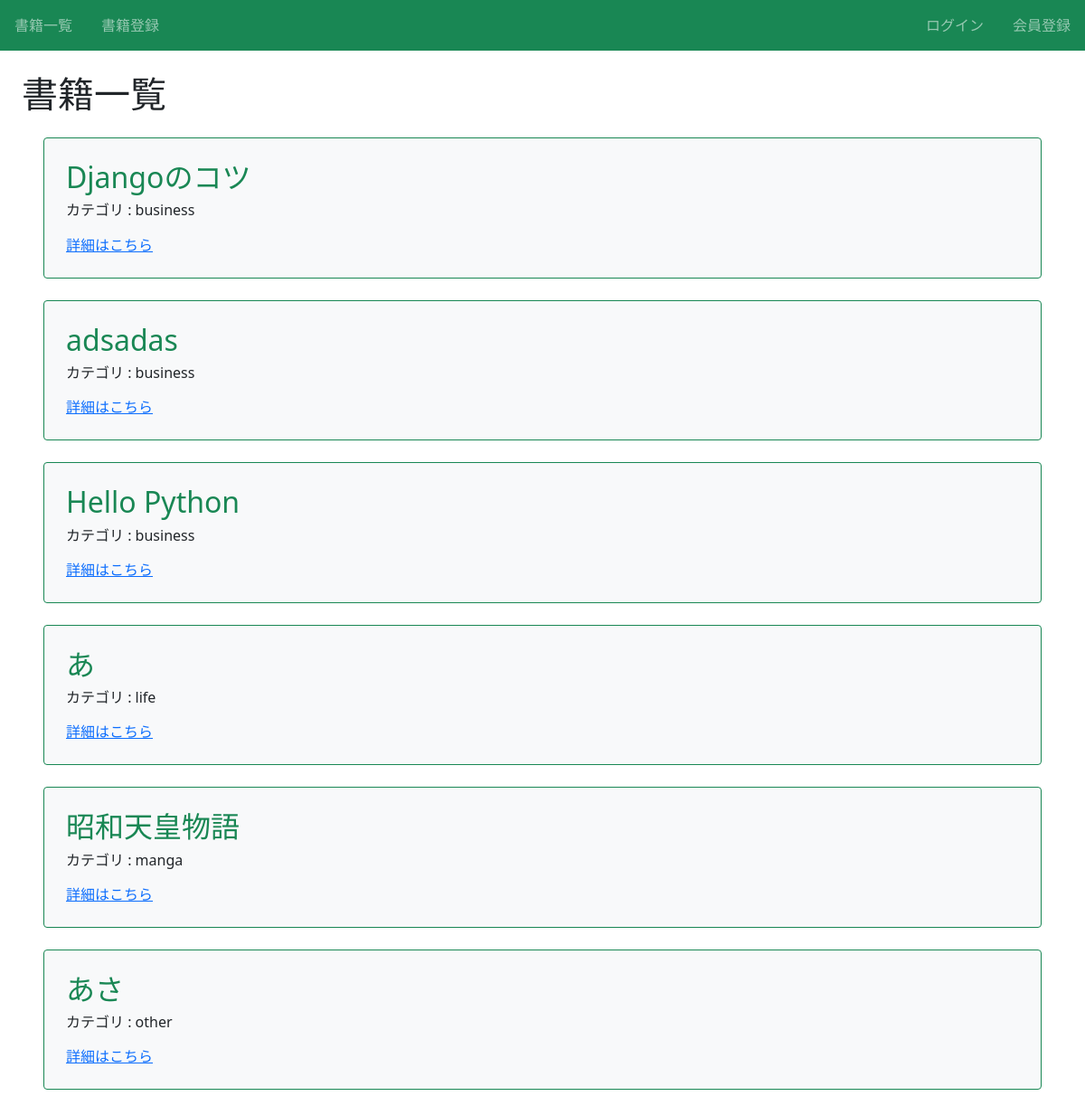
The app's page /, older data.
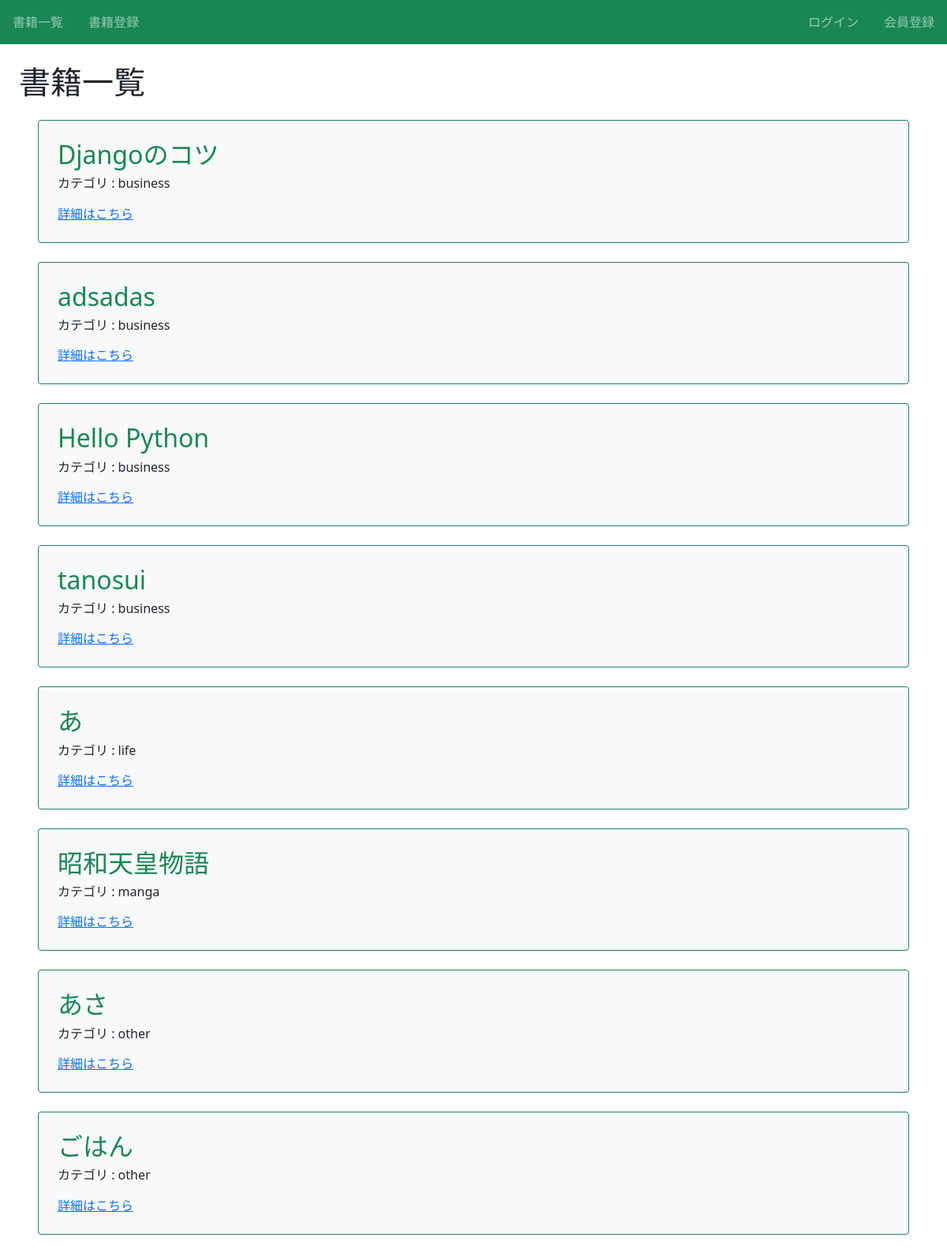
The same page, newer data.
### book/models.py (models this page shows, shortened)
class Book(models.Model):
    title = models.CharField(max_length=100)
    text = models.TextField()
    category = models.CharField(max_length=100, choices=CATEGORY)

### book/views.py (the view)
# urls.py: path('', views.index_view, name='index'),
def index_view(request):
    object_list = Book.objects.order_by('category')
    return render(request, 'book/index.html', {'object_list': object_list})

### book/templates/book/index.html (shortened to what this page needs)
{% extends 'base.html' %}
{% block h1 %} 書籍一覧 {% endblock %}
{% block content %}
  {% for item in object_list %}
    <div class="p-4 m-4 bg-light border border-success rounded">
      <h2 class="text-success">{{ item.title }}</h2>
      <h6>カテゴリ : {{ item.category }}</h6>
      <div class="mt-3">
        <a href="{% url 'detail-book' item.pk %}">詳細はこちら</a>
      </div>
    </div>
  {% endfor %}
{% endblock content %}

Row changes from the older to the newer data that the page shows:
added Book: title "tanosui", category "business"
added Book: title "ごはん", category "other"
